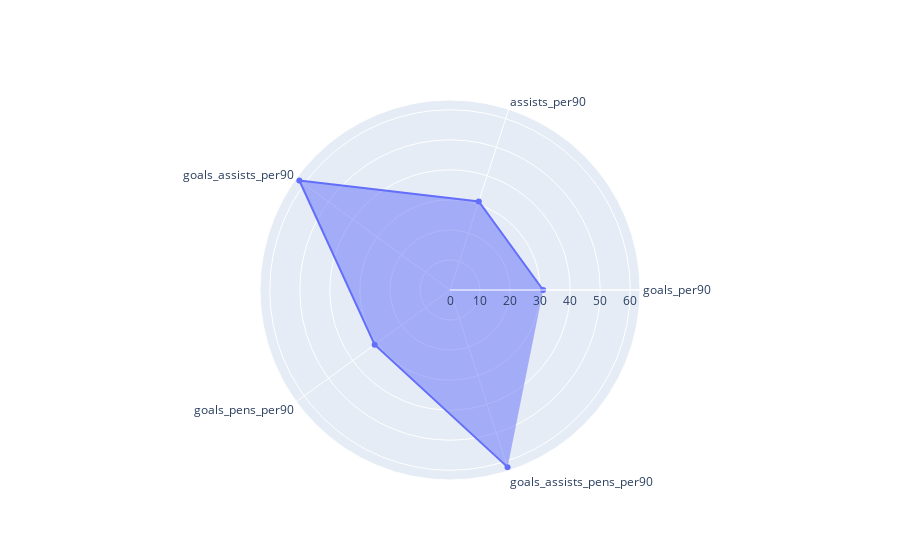

Notebook cell for this chart:
### Code cell
#to make the radar chart of statistics per 90
thetaper90 = ['goals_per90', 'assists_per90', 'goals_assists_per90', 'goals_pens_per90', 'goals_assists_pens_per90']
rper90 = []
for t in thetaper90:
    rper90.append(int(df_player.loc[indice, t]))

#radar chart of statistics per 90 built
layout = go. Layout(
polar = dict(
radialaxis = dict(
visible = True)),
showlegend=False)
fig = go.Figure(data=go.Scatterpolar(
  r=rper90,
  theta=thetaper90,
  fill='toself'
))
fig.show()

### Figure 1 — Plotly figure (JSON) as saved in the notebook; plotly's stock layout.template omitted (floating-point values rounded to 4 significant figures)
{"data": [{"fill": "toself", "r": [31, 31, 62, 31, 62], "theta": ["goals_per90", "assists_per90", "goals_assists_per90", "goals_pens_per90", "goals_assists_pens_per90"], "type": "scatterpolar"}], "layout": {}}
